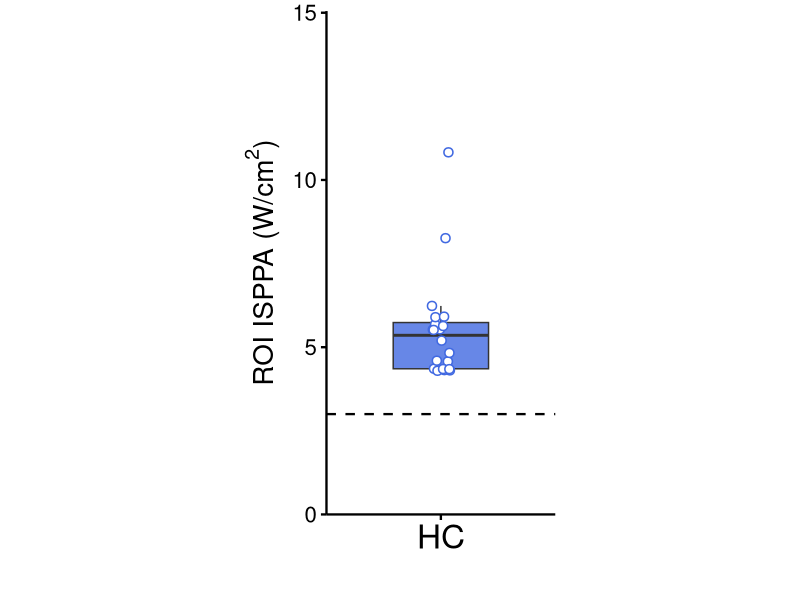
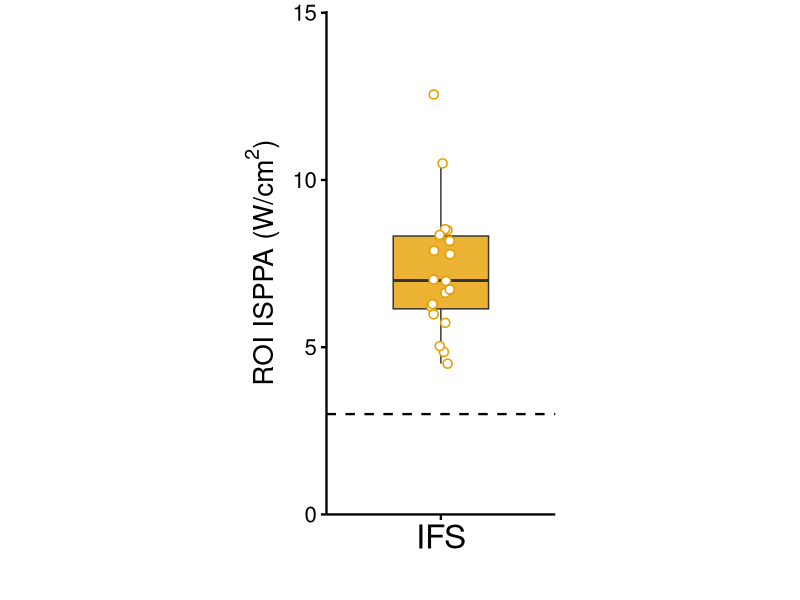
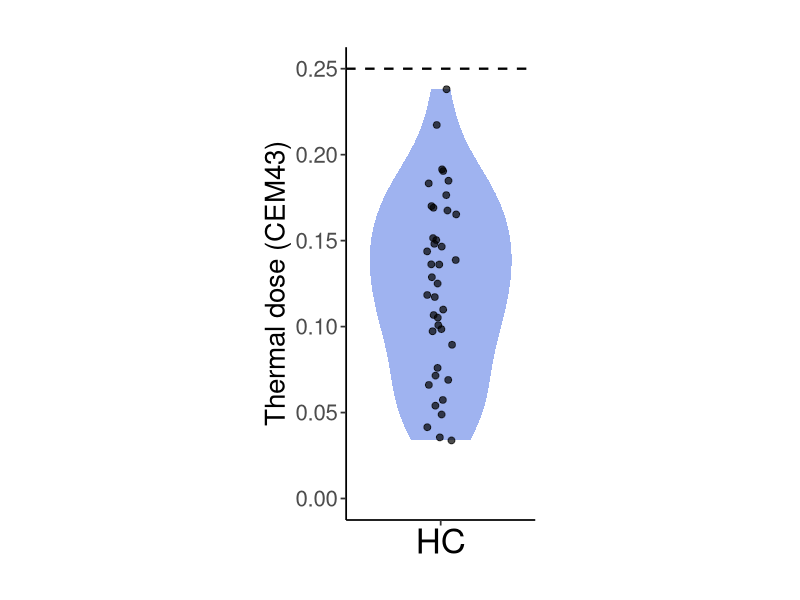
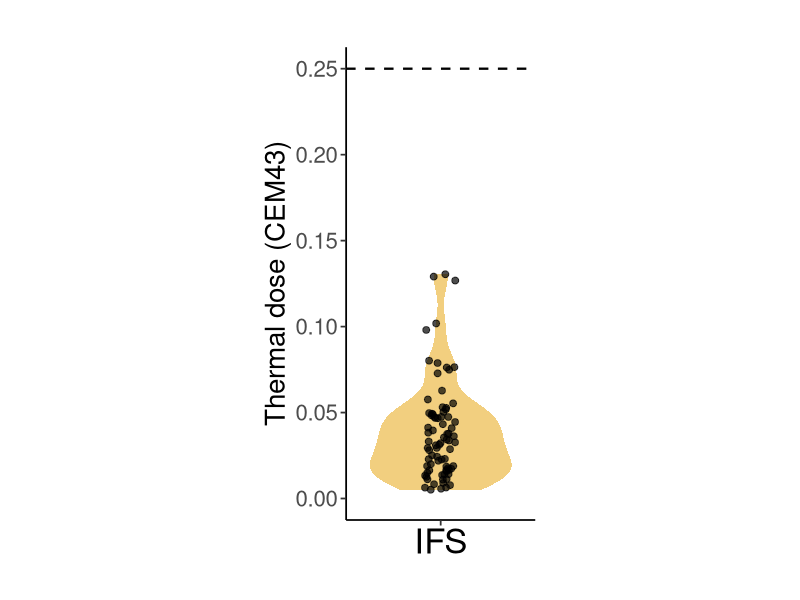
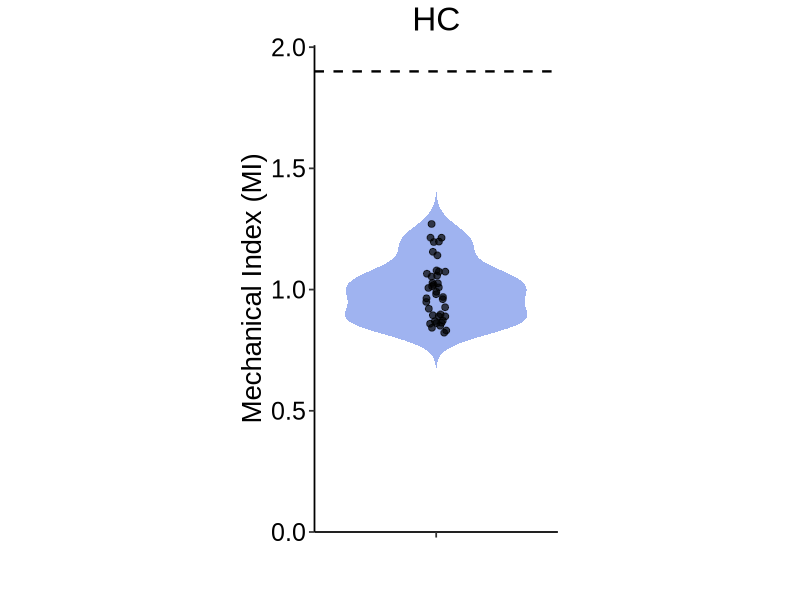
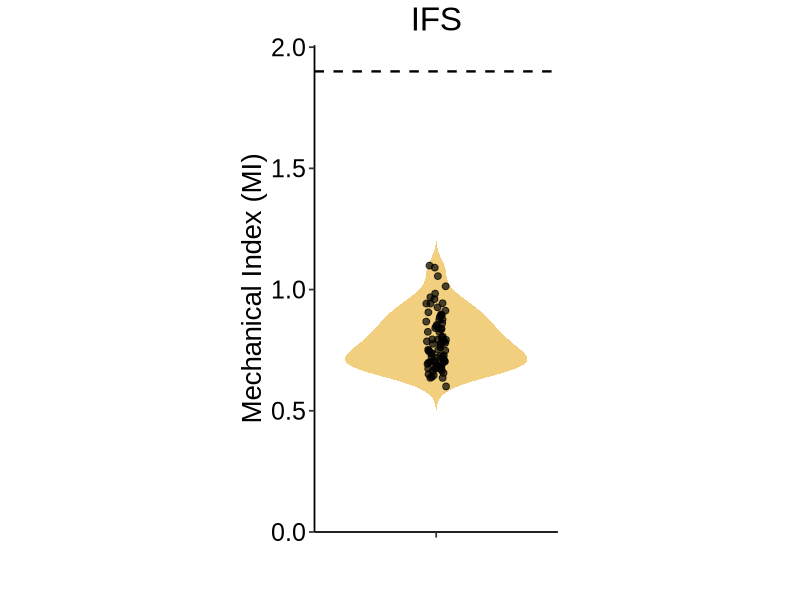

Recreate these plots in R, in order.
## ---- chunk 1
library(readxl)
library(dplyr)
library(tidyr)
library(ggplot2)

df <- read_excel("simulation_used.xlsx", sheet = 1)
# In the simulation data file, IFS is coded as "L" and HC is coded as "V"

df <- df %>%
  dplyr::rename(SubjectID = 1) %>%
  fill(SubjectID, .direction = "down") %>%
  fill(Condition, .direction = "down") %>%
  mutate(session = Condition)

df <- df %>%
  mutate(roi_isppa = `ROI ISPPA \r\n(in W/cm^2)`) %>%
  mutate(thermal = `Max thermal dose including cooling, in total 180s (< 0.25  CEM43)`)

## ---- chunk 2
inten_mean <- aggregate(
  roi_isppa ~ SubjectID + session,
  data = df,
  FUN = mean
)
inten_mean

mean(inten_mean[inten_mean$session=="V",]$roi_isppa)
sd(inten_mean[inten_mean$session=="V",]$roi_isppa)
range(inten_mean[inten_mean$session=="V",]$roi_isppa)


mean(inten_mean[inten_mean$session=="L",]$roi_isppa)
sd(inten_mean[inten_mean$session=="L",]$roi_isppa)
range(inten_mean[inten_mean$session=="L",]$roi_isppa)

summary_df <- df %>%
  group_by(session) %>%
  dplyr::summarise(
    mean = mean(roi_isppa, na.rm = TRUE),
    se = sd(roi_isppa, na.rm = TRUE) / sqrt(n()),
    .groups = "drop"
  )


session_colors <- c(
  "V" = "royalblue",   # orange
  "L" = "#E69F00"   # purple
)
 

plot_df <- inten_mean %>% filter(session == 'V')
p <- ggplot() +
  geom_boxplot(
    data = plot_df,
    aes(x = session, y = roi_isppa, fill = session),
    width = 0.5,
    alpha = 0.8,
    outlier.shape = NA   # avoid double plotting (we add points)
  ) +
  geom_point(
    data = plot_df,
    aes(x = session, y = roi_isppa, color = session),
    position = position_jitter(width = 0.05),
    shape = 21, fill = "white",
    size = 2.5, stroke = 0.8
  ) +
  geom_hline(
    yintercept = 3,
    linetype = "dashed",
    color = "black",
    size = 0.8
  ) +
  scale_fill_manual(values = session_colors) +
  scale_color_manual(values = session_colors) +
  labs(
    x = "",
    y = expression("ROI ISPPA (W/cm"^2*")")
  ) +
  theme_classic(base_size = 16) +
  theme(legend.position = "none", aspect.ratio = 2.2,
        text = element_text(size = 20), axis.text.x = element_text(size = 24,color = "black"),
              axis.ticks = element_line(linewidth = 0.8, color = "black"),axis.text.y = element_text(color = "black"),
       axis.ticks.length = unit(4, "pt"), axis.line = element_line(linewidth = 0.8, color = "black")) +
  scale_y_continuous(
    breaks = seq(0,15,5),
    limits = c(0,15.05),
    expand = c(0, 0)
  ) + scale_x_discrete(labels = c(
  "L" = "IFS",
  "V" = "HC"))

# svg("figure/simu_hc.svg", 
#     width =7, 
#     height = 7/2.2,
#     antialias = "none") 

print(p)
#dev.off()


plot_df <- inten_mean %>% filter(session == 'L')
p <- ggplot() +
  geom_boxplot(
    data = plot_df,
    aes(x = session, y = roi_isppa, fill = session),
    width = 0.5,
    alpha = 0.8,
    outlier.shape = NA   # avoid double plotting (we add points)
  ) +
  geom_point(
    data = plot_df,
    aes(x = session, y = roi_isppa, color = session),
    position = position_jitter(width = 0.05),
    shape = 21, fill = "white",
    size = 2.5, stroke = 0.8
  ) +
  geom_hline(
    yintercept = 3,
    linetype = "dashed",
    color = "black",
    size = 0.8
  ) +
  scale_fill_manual(values = session_colors) +
  scale_color_manual(values = session_colors) +
  labs(
    x = "",
    y = expression("ROI ISPPA (W/cm"^2*")")
  ) +
  theme_classic(base_size = 16) +
  theme(legend.position = "none", aspect.ratio = 2.2,
        text = element_text(size = 20), axis.text.x = element_text(size = 24,color = "black"),
              axis.ticks = element_line(linewidth = 0.8, color = "black"),axis.text.y = element_text(color = "black"),
       axis.ticks.length = unit(4, "pt"), axis.line = element_line(linewidth = 0.8, color = "black")) +
  scale_y_continuous(
    breaks = seq(0,15,5),
    limits = c(0,15.05),
    expand = c(0, 0)
  ) + scale_x_discrete(labels = c(
  "L" = "IFS",
  "V" = "HC"))

# svg("figure/simu_ifs.svg", 
#     width =7, 
#     height = 7/2.2,
#     antialias = "none") 

print(p)
#dev.off()

mean(plot_df$roi_isppa)
## ---- chunk 3
p_v <- ggplot(df[df$Condition == "V", ], aes(x = "HC", y = thermal)) +
  geom_violin(fill = session_colors["V"], alpha = 0.5, color = NA) +
  geom_jitter(width = 0.1, size = 2, alpha = 0.7) +
  theme_classic() +
  scale_y_continuous(
    breaks = seq(0, 0.25, 0.05),
    limits = c(0, 0.25)
  ) +
  labs(y = "Thermal dose (CEM43)", x = "", title = " ") +
  theme(aspect.ratio = 2.5) +
  theme(
    axis.line         = element_line(linewidth = 0.6),
    axis.ticks        = element_line(linewidth = 0.6),
    axis.ticks.length = unit(4, "pt"),
    text              = element_text(size = 20),
    plot.title        = element_text(hjust = 0.5),
    axis.text.x       = element_text(size = 25, color = "black")
  ) +
  geom_hline(yintercept = 0.25, linetype = "dashed", linewidth = 0.8)

p_l <- ggplot(df[df$Condition == "L", ], aes(x = "IFS", y = thermal)) +
  geom_violin(fill = session_colors["L"], alpha = 0.5, color = NA) +
  geom_jitter(width = 0.1, size = 2, alpha = 0.7) +
  theme_classic() +
  scale_y_continuous(
    breaks = seq(0, 0.25, 0.05),
    limits = c(0, 0.25)
  ) +
  labs(y = "Thermal dose (CEM43)", x = "", title = " ") +
  theme(aspect.ratio = 2.5) +
  theme(
    axis.line         = element_line(linewidth = 0.6),
    axis.ticks        = element_line(linewidth = 0.6),
    axis.ticks.length = unit(4, "pt"),
    text              = element_text(size = 20),
    plot.title        = element_text(hjust = 0.5),
    axis.text.x       = element_text(size = 25, color = "black")
  ) +
  geom_hline(yintercept = 0.25, linetype = "dashed", linewidth = 0.8)

p_v
p_l
## ---- chunk 4

df$MI <- df$`Mechanical Index (MI) <1.9`

# MI
p_v <- ggplot(df %>% filter(Condition == "V"),
              aes(x = "", y = MI)) +
  geom_violin(fill = session_colors["V"], alpha = 0.5, color = NA, trim = FALSE) +
  geom_jitter(width = 0.05, size = 2, alpha = 0.7) +   geom_hline(yintercept = 1.9, linetype = "dashed", linewidth = 0.8) +
  scale_y_continuous(
    expand = c(0, 0)
  ) +
  labs(
    x = "",
    y = "Mechanical Index (MI)",
    title = "HC"
  ) +
  theme_classic() +
  theme(
    axis.line = element_line(linewidth = 0.6),
    axis.ticks = element_line(linewidth = 0.6),
    axis.ticks.length = unit(4, "pt"),
    text = element_text(size = 20, family = "Arial"),
    axis.title = element_text(size = 20),
    axis.text = element_text(size = 18, color = "black"),
    plot.title = element_text(hjust = 0.5),
    aspect.ratio = 2/1
  ) +  scale_y_continuous(
    breaks = seq(0, 2, 0.5),
    limits = c(0, 2.008),
    expand = c(0, 0)
  ) 


p_l <- ggplot(df %>% filter(Condition == "L"),
              aes(x = "", y = MI)) +
  geom_violin(fill = session_colors["L"], alpha = 0.5, color = NA, trim = FALSE) +
  geom_jitter(width = 0.05, size = 2, alpha = 0.7) +   geom_hline(yintercept = 1.9, linetype = "dashed", linewidth = 0.8) +
  scale_y_continuous(
    expand = c(0, 0)
  ) +
  labs(
    x = "",
    y = "Mechanical Index (MI)",
    title = "IFS"
  ) +
  theme_classic() +
  theme(
    axis.line = element_line(linewidth = 0.6),
    axis.ticks = element_line(linewidth = 0.6),
    axis.ticks.length = unit(4, "pt"),
    text = element_text(size = 20, family = "Arial"),
    axis.title = element_text(size = 20),
    axis.text = element_text(size = 18, color = "black"),
    plot.title = element_text(hjust = 0.5),
    aspect.ratio = 2/1
  ) +  scale_y_continuous(
    breaks = seq(0, 2, 0.5),
    limits = c(0, 2.008),
    expand = c(0, 0)
  ) 
# svg("figure/MI_hc.svg",
#     width =7,
#     height = 7/2,
#     antialias = "none")
p_v
# dev.off()

# svg("figure/MI_ifs.svg",
#     width =7,
#     height = 7/2,
#     antialias = "none")
p_l
# dev.off()
